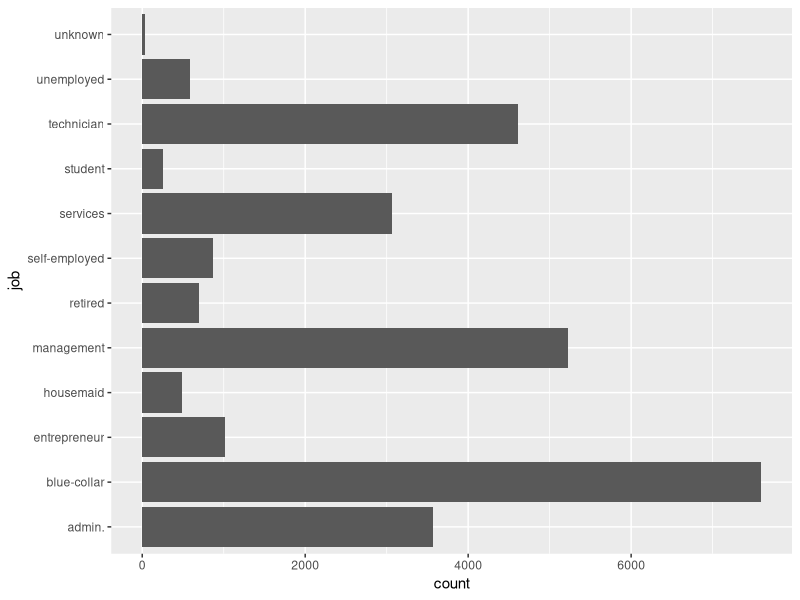
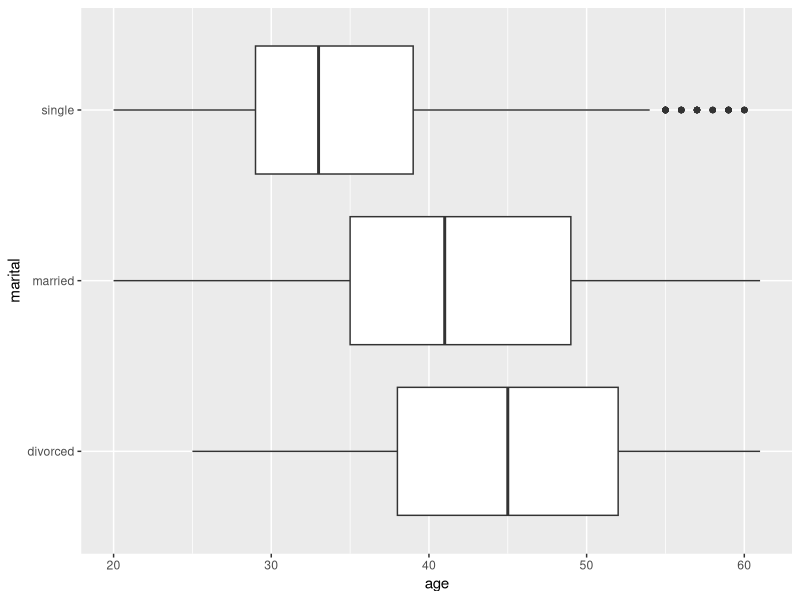
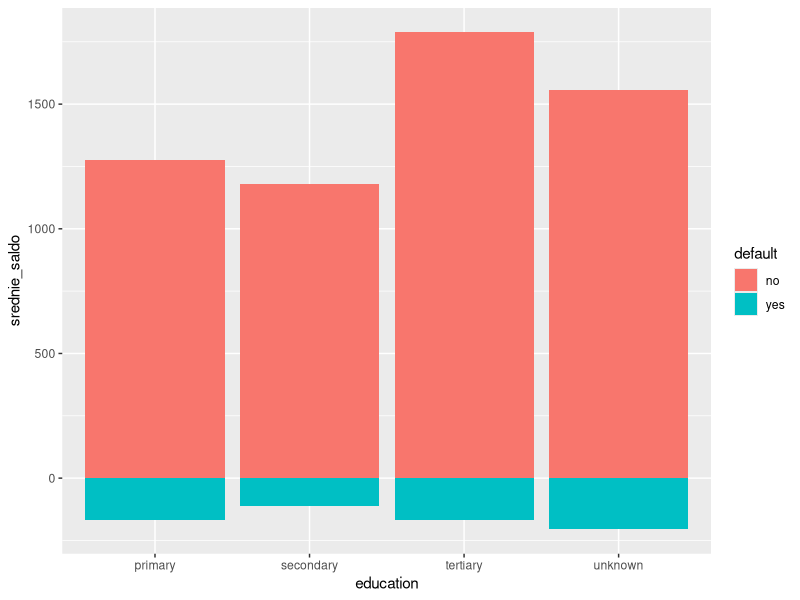
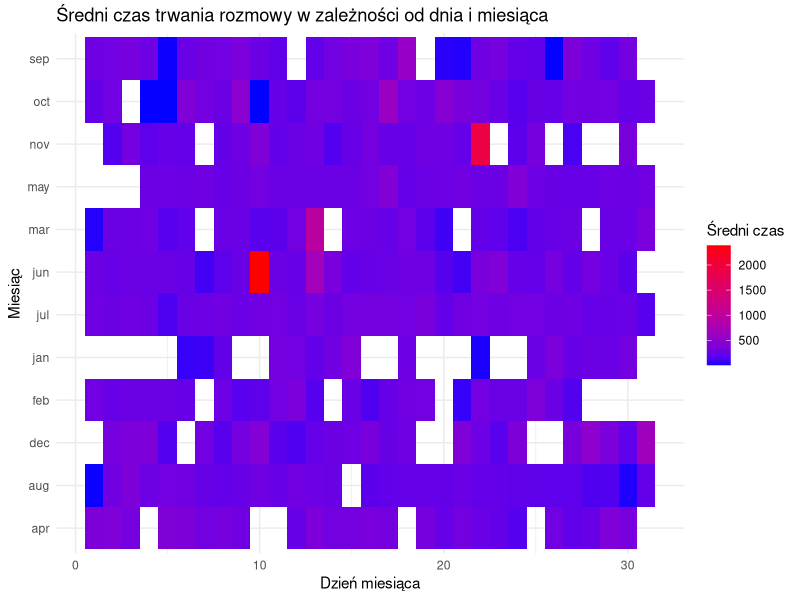
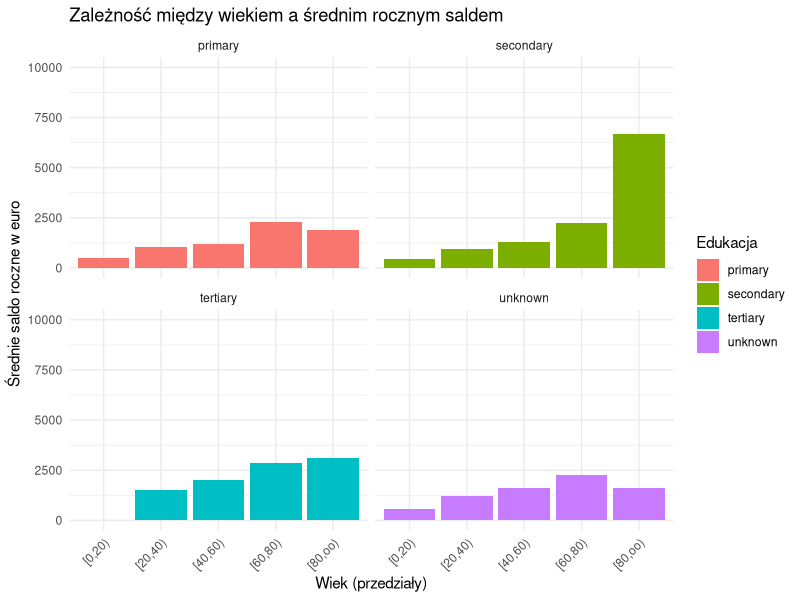

Generate these figures, in order, with R:
## ---- chunk 1

## ---- chunk 2
knitr::opts_chunk$set(echo = TRUE)
library(dplyr)
library(ggplot2)

### Wczytanie danych
df <- read.csv("dane.csv")
## ---- chunk 3

## ---- chunk 4

# Tu umieść kod do wygenerowania odpowiedzi do zadania.
df %>%
  filter(loan=="yes"| housing=="yes") %>%
  ggplot(aes(y=job))+
  geom_bar()
## ---- chunk 5

# Tu umieść kod do wygenerowania odpowiedzi do zadania.

df%>%
  filter(contact=="unknown") %>%
  ggplot(aes(x=age, y=marital))+
  geom_boxplot()
## ---- chunk 6

# Tu umieść kod do wygenerowania odpowiedzi do zadania.
df %>%
  group_by(education, default) %>%
  summarise(srednie_saldo = mean(balance)) %>%
  ggplot(aes(x = education, y = srednie_saldo, fill = default)) +  
  geom_col()
  
## ---- chunk 7

# Tu umieść kod do wygenerowania odpowiedzi do zadania.
df %>%
  group_by(month, day) %>%
  summarise(sredni_czas = mean(duration)) %>%
  ggplot(aes(x = day, y = month, fill = sredni_czas)) +
  geom_tile() +
  scale_fill_gradient(low = "blue", high = "red") +
  labs(title = "Średni czas trwania rozmowy w zależności od dnia i miesiąca",
       x = "Dzień miesiąca",
       y = "Miesiąc",
       fill = "Średni czas") +
  theme_minimal()
## ---- chunk 8

# Tu umieść kod do wygenerowania odpowiedzi do zadania.
df %>%
  mutate(gw = case_when(
    age < 20  ~ '[0,20)',
    age < 40  ~ '[20,40)',
    age < 60  ~ '[40,60)',
    age < 80  ~ '[60,80)',
    TRUE      ~ '[80,oo)'
  )) %>%
  group_by(gw, education) %>% 
  summarise(msal = mean(balance)) %>% 
  ggplot(aes(x = gw, y = msal, fill = education)) +
  geom_col() +
  facet_wrap(~ education, scales = "fixed") +  
  theme_minimal() +
  theme(axis.text.x = element_text(angle = 45, hjust = 1)) +  
  scale_y_continuous(expand = c(0, 0)) +  
  ylim(0, 10000) +  
  labs(
    title = "Zależność między wiekiem a średnim rocznym saldem",
    x = "Wiek (przedziały)",
    y = "Średnie saldo roczne w euro",
    fill = "Edukacja"
  )
## ---- chunk 9
